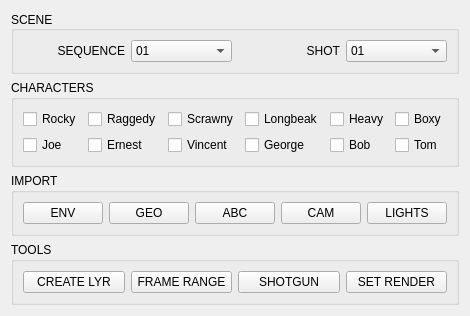
<?xml version="1.0" encoding="UTF-8"?>
<ui version="4.0">
 <class>Form</class>
 <widget class="QWidget" name="Form">
  <property name="geometry">
   <rect>
    <x>0</x>
    <y>0</y>
    <width>439</width>
    <height>282</height>
   </rect>
  </property>
  <property name="maximumSize">
   <size>
    <width>800</width>
    <height>600</height>
   </size>
  </property>
  <property name="windowTitle">
   <string>CURPIGEON SETUP</string>
  </property>
  <layout class="QGridLayout" name="gridLayout">
   <item row="0" column="0">
    <layout class="QGridLayout" name="sceneLayout">
     <item row="0" column="0">
      <widget class="QGroupBox" name="sceneGRP">
       <property name="title">
        <string>SCENE</string>
       </property>
       <property name="alignment">
        <set>Qt::AlignLeading|Qt::AlignLeft|Qt::AlignVCenter</set>
       </property>
       <layout class="QGridLayout" name="gridLayout_6">
        <item row="0" column="0">
         <widget class="QLabel" name="seqLBL">
          <property name="text">
           <string>SEQUENCE</string>
          </property>
          <property name="alignment">
           <set>Qt::AlignRight|Qt::AlignTrailing|Qt::AlignVCenter</set>
          </property>
         </widget>
        </item>
        <item row="0" column="1">
         <widget class="QComboBox" name="sequenceBOX">
          <item>
           <property name="text">
            <string>01</string>
           </property>
          </item>
          <item>
           <property name="text">
            <string>02</string>
           </property>
          </item>
          <item>
           <property name="text">
            <string>03</string>
           </property>
          </item>
          <item>
           <property name="text">
            <string>04</string>
           </property>
          </item>
          <item>
           <property name="text">
            <string>05</string>
           </property>
          </item>
         </widget>
        </item>
        <item row="0" column="2">
         <widget class="QLabel" name="shotLBL">
          <property name="text">
           <string>SHOT</string>
          </property>
          <property name="alignment">
           <set>Qt::AlignRight|Qt::AlignTrailing|Qt::AlignVCenter</set>
          </property>
         </widget>
        </item>
        <item row="0" column="3">
         <widget class="QComboBox" name="shotBOX">
          <item>
           <property name="text">
            <string>01</string>
           </property>
          </item>
          <item>
           <property name="text">
            <string>02</string>
           </property>
          </item>
          <item>
           <property name="text">
            <string>03</string>
           </property>
          </item>
          <item>
           <property name="text">
            <string>04</string>
           </property>
          </item>
          <item>
           <property name="text">
            <string>05</string>
           </property>
          </item>
          <item>
           <property name="text">
            <string>06</string>
           </property>
          </item>
          <item>
           <property name="text">
            <string>07</string>
           </property>
          </item>
          <item>
           <property name="text">
            <string>08</string>
           </property>
          </item>
          <item>
           <property name="text">
            <string>09</string>
           </property>
          </item>
          <item>
           <property name="text">
            <string>10</string>
           </property>
          </item>
          <item>
           <property name="text">
            <string>11</string>
           </property>
          </item>
          <item>
           <property name="text">
            <string>12</string>
           </property>
          </item>
          <item>
           <property name="text">
            <string>13</string>
           </property>
          </item>
          <item>
           <property name="text">
            <string>14</string>
           </property>
          </item>
          <item>
           <property name="text">
            <string>15</string>
           </property>
          </item>
          <item>
           <property name="text">
            <string>16</string>
           </property>
          </item>
          <item>
           <property name="text">
            <string>17</string>
           </property>
          </item>
          <item>
           <property name="text">
            <string>18</string>
           </property>
          </item>
          <item>
           <property name="text">
            <string>19</string>
           </property>
          </item>
          <item>
           <property name="text">
            <string>20</string>
           </property>
          </item>
          <item>
           <property name="text">
            <string>21</string>
           </property>
          </item>
          <item>
           <property name="text">
            <string>22</string>
           </property>
          </item>
          <item>
           <property name="text">
            <string>23</string>
           </property>
          </item>
          <item>
           <property name="text">
            <string>24</string>
           </property>
          </item>
          <item>
           <property name="text">
            <string>25</string>
           </property>
          </item>
          <item>
           <property name="text">
            <string>26</string>
           </property>
          </item>
          <item>
           <property name="text">
            <string>27</string>
           </property>
          </item>
          <item>
           <property name="text">
            <string>28</string>
           </property>
          </item>
         </widget>
        </item>
       </layout>
      </widget>
     </item>
    </layout>
   </item>
   <item row="1" column="0">
    <layout class="QVBoxLayout" name="characterLayout">
     <item>
      <widget class="QGroupBox" name="characterGRP">
       <property name="title">
        <string>CHARACTERS</string>
       </property>
       <layout class="QGridLayout" name="gridLayout_2">
        <item row="0" column="0">
         <widget class="QCheckBox" name="rockyCHK">
          <property name="text">
           <string>Rocky</string>
          </property>
         </widget>
        </item>
        <item row="0" column="1">
         <widget class="QCheckBox" name="raggedyCHK">
          <property name="text">
           <string>Raggedy</string>
          </property>
         </widget>
        </item>
        <item row="0" column="2">
         <widget class="QCheckBox" name="scrawnyCHK">
          <property name="text">
           <string>Scrawny</string>
          </property>
         </widget>
        </item>
        <item row="0" column="3">
         <widget class="QCheckBox" name="longbeakCHK">
          <property name="text">
           <string>Longbeak</string>
          </property>
         </widget>
        </item>
        <item row="0" column="4">
         <widget class="QCheckBox" name="heavyCHK">
          <property name="text">
           <string>Heavy</string>
          </property>
         </widget>
        </item>
        <item row="0" column="5">
         <widget class="QCheckBox" name="boxyCHK">
          <property name="text">
           <string>Boxy</string>
          </property>
         </widget>
        </item>
        <item row="1" column="0">
         <widget class="QCheckBox" name="joeCHK">
          <property name="text">
           <string>Joe</string>
          </property>
         </widget>
        </item>
        <item row="1" column="1">
         <widget class="QCheckBox" name="ernestCHK">
          <property name="text">
           <string>Ernest</string>
          </property>
         </widget>
        </item>
        <item row="1" column="2">
         <widget class="QCheckBox" name="vincentCHK">
          <property name="text">
           <string>Vincent</string>
          </property>
         </widget>
        </item>
        <item row="1" column="3">
         <widget class="QCheckBox" name="georgeCHK">
          <property name="text">
           <string>George</string>
          </property>
         </widget>
        </item>
        <item row="1" column="4">
         <widget class="QCheckBox" name="bobCHK">
          <property name="text">
           <string>Bob</string>
          </property>
         </widget>
        </item>
        <item row="1" column="5">
         <widget class="QCheckBox" name="tomCHK">
          <property name="text">
           <string>Tom</string>
          </property>
         </widget>
        </item>
       </layout>
      </widget>
     </item>
    </layout>
   </item>
   <item row="2" column="0">
    <layout class="QGridLayout" name="importLayout">
     <item row="0" column="0">
      <widget class="QGroupBox" name="importGRP">
       <property name="title">
        <string>IMPORT</string>
       </property>
       <layout class="QGridLayout" name="gridLayout_7">
        <item row="0" column="0">
         <widget class="QPushButton" name="envBTN">
          <property name="text">
           <string>ENV</string>
          </property>
         </widget>
        </item>
        <item row="0" column="1">
         <widget class="QPushButton" name="geoBTN">
          <property name="enabled">
           <bool>true</bool>
          </property>
          <property name="text">
           <string>GEO</string>
          </property>
          <property name="flat">
           <bool>false</bool>
          </property>
         </widget>
        </item>
        <item row="0" column="2">
         <widget class="QPushButton" name="abcBTN">
          <property name="enabled">
           <bool>true</bool>
          </property>
          <property name="text">
           <string>ABC</string>
          </property>
         </widget>
        </item>
        <item row="0" column="3">
         <widget class="QPushButton" name="camBTN">
          <property name="text">
           <string>CAM</string>
          </property>
         </widget>
        </item>
        <item row="0" column="4">
         <widget class="QPushButton" name="lightsBTN">
          <property name="text">
           <string>LIGHTS</string>
          </property>
         </widget>
        </item>
       </layout>
      </widget>
     </item>
    </layout>
   </item>
   <item row="3" column="0">
    <layout class="QGridLayout" name="toolLayout">
     <item row="0" column="0">
      <widget class="QGroupBox" name="toolGRP">
       <property name="title">
        <string>TOOLS</string>
       </property>
       <layout class="QGridLayout" name="gridLayout_8">
        <item row="0" column="0">
         <widget class="QPushButton" name="createLayerBTN">
          <property name="text">
           <string>CREATE LYR</string>
          </property>
         </widget>
        </item>
        <item row="0" column="1">
         <widget class="QPushButton" name="frameRangeBTN">
          <property name="text">
           <string>FRAME RANGE</string>
          </property>
         </widget>
        </item>
        <item row="0" column="2">
         <widget class="QPushButton" name="shotgunBTN">
          <property name="text">
           <string>SHOTGUN</string>
          </property>
         </widget>
        </item>
        <item row="0" column="3">
         <widget class="QPushButton" name="renderBTN">
          <property name="text">
           <string>SET RENDER</string>
          </property>
         </widget>
        </item>
       </layout>
      </widget>
     </item>
    </layout>
   </item>
  </layout>
  <zorder>groupBox_3</zorder>
  <zorder>groupBox_3</zorder>
  <zorder>gridLayoutWidget_2</zorder>
  <zorder>gridLayoutWidget_3</zorder>
  <zorder>gridLayoutWidget_4</zorder>
  <zorder>gridLayoutWidget_5</zorder>
 </widget>
 <resources/>
 <connections/>
</ui>
